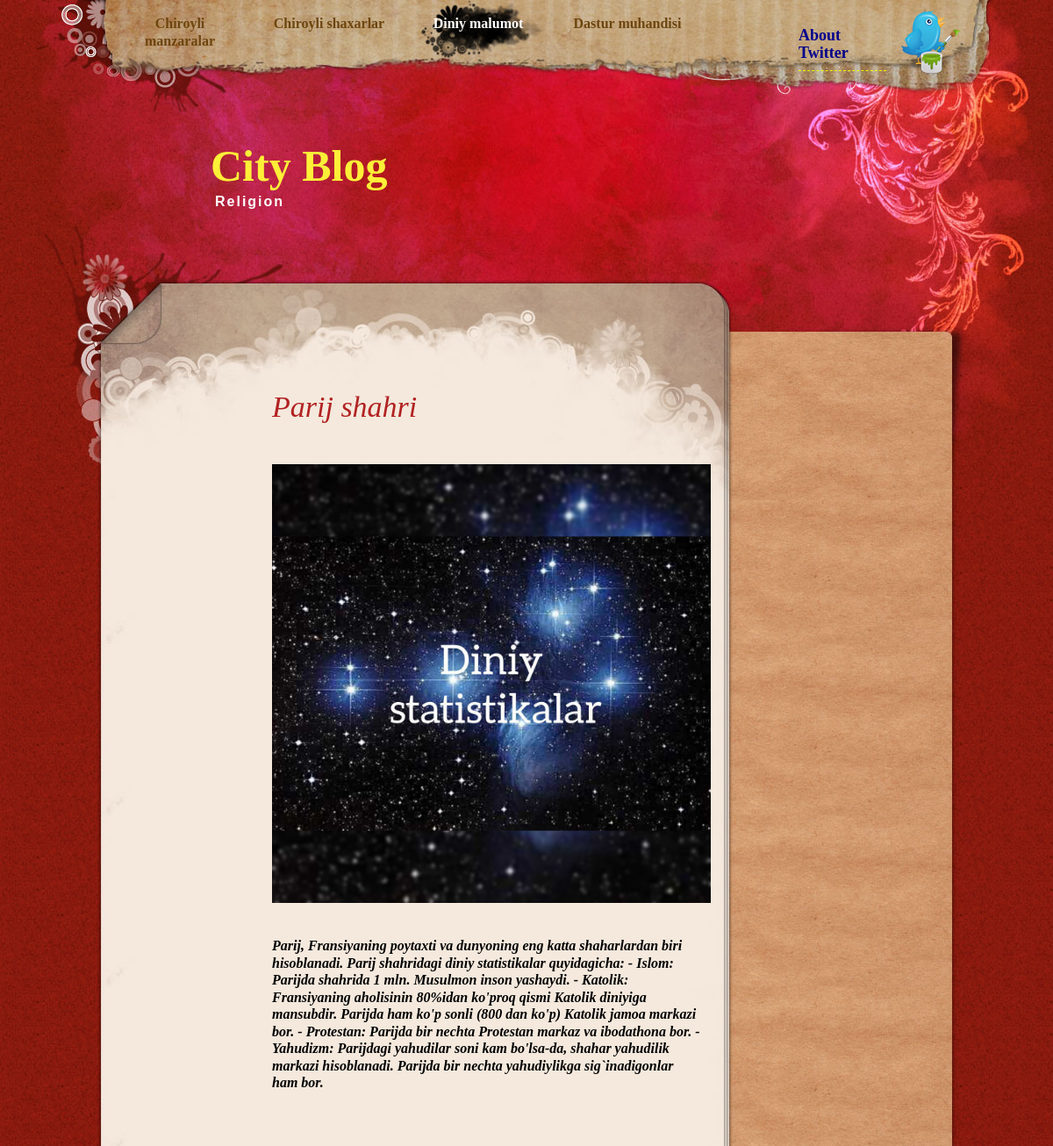
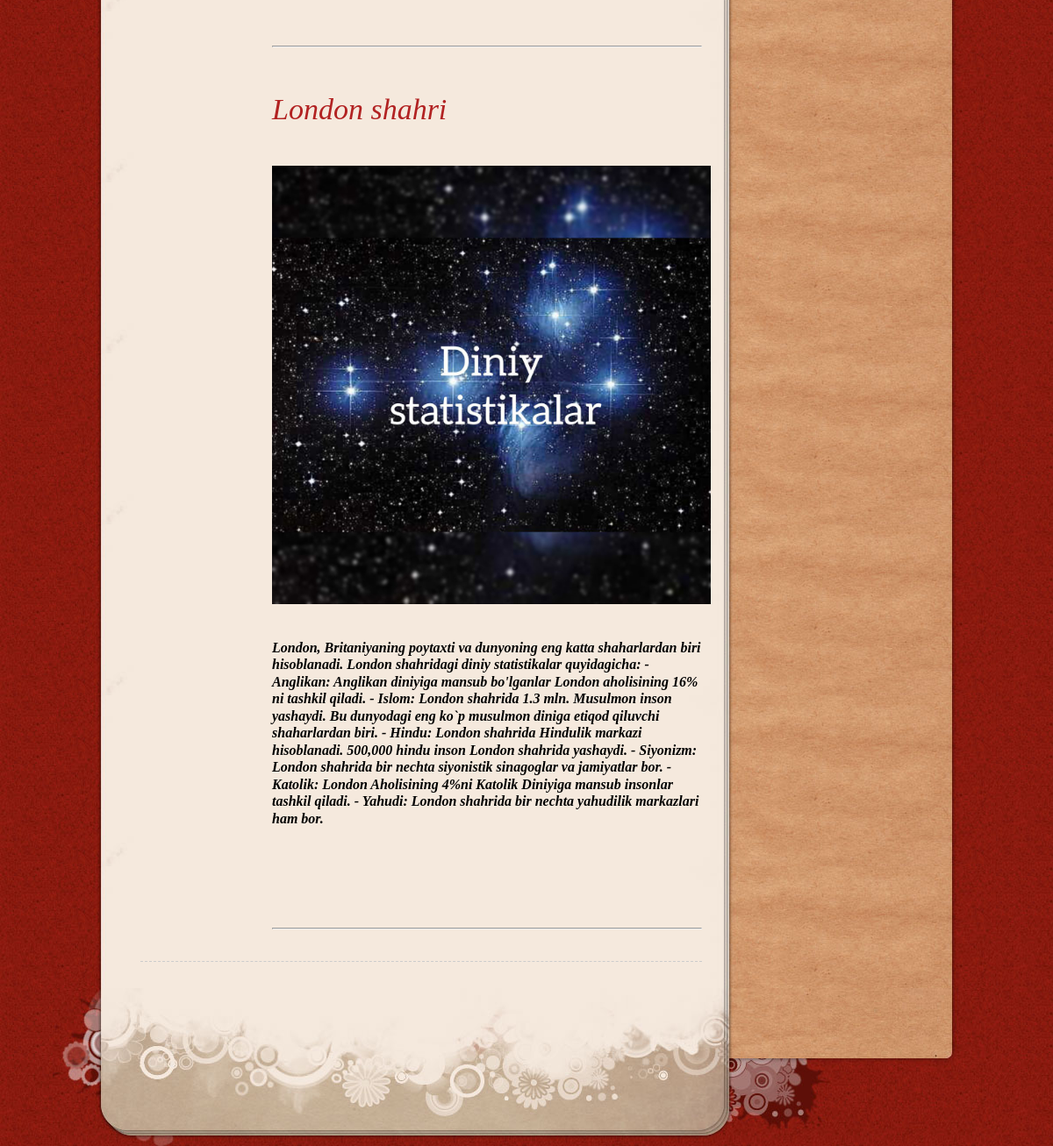
The app's page /din/ with its own data (2 pictures, top to bottom).
### Blog/models.py (models this page shows, shortened)
class Din(models.Model):
    din_malumot = models.CharField(max_length=1000,null=True,blank=True)
    rasm = models.FileField(null=True,blank=True)
    shaxar = models.OneToOneField(Shaxar,on_delete=models.CASCADE,null=True,blank=True)
    vaqt = models.DateField(auto_now_add=True,blank=True,null=True)

class Shaxar(models.Model):
    nom = models.CharField(max_length=50)
    rasm = models.FileField()
    matn = models.CharField(max_length=1000)
    sana = models.DateField(auto_now_add=True)

### Blog/views.py (the view)
# urls.py: path('din/', Services.as_view()),
class Services(View):
    def get(self,request):
        data = {"din":Din.objects.all()}
        return render(request,'services.html',data)

### templates/services.html (shortened to what this page needs)
<!DOCTYPE html PUBLIC "-//W3C//DTD XHTML 1.0 Transitional//EN" "http://www.w3.org/TR/xhtml1/DTD/xhtml1-transitional.dtd">
<html xmlns="http://www.w3.org/1999/xhtml">
<head>
    {% load static %}
<link href="{% static 'templatemo_style.css' %}" rel="stylesheet" type="text/css" />
</head>
<body>
<div id="templatemo_top_wrapper">
	<div id="templatemo_top">
        <div id="templatemo_menu">
            <ul>
                <li><a href="/">Chiroyli manzaralar</a></li>
                <li><a href="/shaxar/">Chiroyli shaxarlar</a></li>
                <li><a href="/din/" class="current">Diniy malumot</a></li>
                <li><a href="/muhandis/">Dastur muhandisi</a></li>
            </ul>
        </div>
        <div id="twitter">
            <a href="https://twitter.com/xayrullajonov"><h4 style="color:DarkBlue;"><br>About Twitter</h4></a>
        </div>
  </div>
</div>
<div id="templatemo_header_wrapper">
	<div id="templatemo_header">
    	<div id="site_title">
            <h1><a href="http://www.templatemo.com" target="_parent"><strong>City Blog</strong><span>Religion</span></a></h1>
        </div>
    </div>
</div>
<div id="templatemo_main_wrapper">
	<div id="templatemo_main">
		<div id="templatemo_main_top">
        	<div id="templatemo_content">
    		<div class="post_section">
<div class="post_content">
    {% for i in din %}
    <br>
    <br>
    <i><h2 style="color:FireBrick;">{{i.shaxar.nom}}</h2></i>
        <br>
    <img src="{{i.rasm.url}}" width="500">
    <br>
    <h5><i style="color:Black;">{{i.din_malumot}}</i></h5>
    <br>
    <br>
    <br>
    <br>
    <hr>
    {% endfor %}
</div>
            </div>
       	  </div>
        </div>
    </div><div id="templatemo_main_bottom"></div>
</div>
</html>

### static/templatemo_style.css (style rules this page uses)
body { margin: 0px; padding: 0px; color: #666; font-family: Georgia, "Times New Roman", Times, serif; font-size: 13px; line-height:1.5em; background-color: #821764; background-image: url(images/templatemo_body.jpg); background-repeat: repeat; }
a, a:link, a:visited { color: #8d1b0f; }
img { border: none; }
h1 { font-size: 40px; font-weight: bold; margin: 0 0 30px 0; padding: 5px 0; color: #000; }
h2 { font-size: 34px; font-weight: normal; line-height: 28px; margin: 0 0 30px 0; padding: 0; color: #4b0f09; }
h4 { font-size: 18px; margin: 0 0 20px 0; padding: 0 0 10px 0; color: #e4ff00; border-bottom: 1px dashed #e4ff00; }
h5 { font-size: 16px; margin: 0 0 10px 0; padding: 0; color: #1da3e9; }
#templatemo_top_wrapper { width: 100%; height: 100px; background:url(images/templatemo_menu.jpg) no-repeat top center; }
#templatemo_top { width: 970px; height: 100px; margin: 0 auto; padding: 0 30px 0 80px; background: url(images/templatemo_menu.jpg) no-repeat top center; }
#templatemo_menu { float: left; width: 700px; }
#templatemo_menu ul { margin: 0; padding: 0; list-style: none; }
#templatemo_menu ul li { padding: 0px; margin: 0px; display: inline; }
#templatemo_menu ul li a { float: left; display: block; width: 130px; height: 50px; padding: 17px 10px 0 0; margin: 0 30px 0 0 ; font-size: 16px; text-align: center; text-decoration: none; color: #6d450f; font-weight: bold; outline: none; }
#templatemo_menu ul li a:hover, #templatemo_menu ul li .current { color: #fff; background: url(images/templatemo_menu_hover.png) }
#templatemo_top #twitter a { float: right; display: block; width: 100px; height: 80px; padding: 10px 100px 0 0; font-weight: bold; color: #382512; line-height: 20px; text-decoration: none; background: url(images/4.png) no-repeat top right; }
#templatemo_header_wrapper { clear: both; width: 100%; height: 300px; background: url(images/templatemo_header.jpg) no-repeat top center; }
#templatemo_header { width: 920px; height: 250px; margin: 0 auto; padding: 50px 80px 0 80px; background: url(images/templatemo_header.jpg) no-repeat top center; }
#templatemo_header #site_title { float: left; width: 500px; padding-top: 30px; padding-left: 100px; }
#templatemo_header #site_title h1 { margin: 0; padding: 0; color: #fff; }
#templatemo_header #site_title h1 a { margin: 0px; padding: 0px; font-size: 50px; color: #ffef38; font-weight: normal; text-decoration: none; }
#templatemo_header #site_title a span { display: block; font-size: 16px; color: #FFFFFF; font-family: Arial, Helvetica, sans-serif; font-weight: bold; letter-spacing: 2px; margin-top: 20px; margin-left: 5px; }
#templatemo_main_wrapper { width: 100%; background: url(images/templatemo_main.jpg) no-repeat top center; }
#templatemo_main { width: 1080px; margin: 0 auto; background:url(images/templatemo_content.jpg) center repeat-y; }
#templatemo_main_top { width: 1080px; background: url(images/templatemo_main.jpg) no-repeat center top; }
#templatemo_main_bottom { width: 1080px; height: 180px; margin: 0 auto; background: url(images/templatemo_main_bottom.jpg) no-repeat center top; }
#templatemo_content { float: left; width: 640px; margin: 0 0 0 100px; }
.post_section { clear: both; padding-bottom: 30px; border-bottom: 1px dashed #CCC; margin-bottom: 30px; }
.post_section .post_content { float: right; width: 490px; }
.post_section h2 { margin: 0; padding: 10px 0 10px 0; line-height: 30px; }
.post_section img { clear: both; display: block; margin: 20px 0; }

### records on screen
Din: shaxar.nom "Parij shahri", rasm (picture), din_malumot "Parij, Fransiyaning poytaxti va dunyoning eng katta shaharlardan biri hisoblanadi. Parij shahridagi diniy statistikalar quyidagicha: - Islom: Parijda shahrida 1 mln. Musulmon inson yashaydi. - Katolik: Fransiyaning aholisinin 80%idan ko'proq qismi Katolik diniyiga mansubdir. Parijda ham ko'p sonli (800 dan ko'p) Katolik jamoa markazi bor. - Protestan: Parijda bir nechta Protestan markaz va ibodathona bor. - Yahudizm: Parijdagi yahudilar soni kam bo'lsa-da, shahar yahudilik markazi hisoblanadi. Parijda bir nechta yahudiylikga sig`inadigonlar ham bor."
Din: shaxar.nom "London shahri", rasm (picture), din_malumot "London, Britaniyaning poytaxti va dunyoning eng katta shaharlardan biri hisoblanadi. London shahridagi diniy statistikalar quyidagicha: - Anglikan: Anglikan diniyiga mansub bo'lganlar London aholisining 16% ni tashkil qiladi. - Islom: London shahrida 1.3 mln. Musulmon inson yashaydi. Bu dunyodagi eng ko`p musulmon diniga etiqod qiluvchi shaharlardan biri. - Hindu: London shahrida Hindulik markazi hisoblanadi. 500,000 hindu inson London shahrida yashaydi. - Siyonizm: London shahrida bir nechta siyonistik sinagoglar va jamiyatlar bor. - Katolik: London Aholisining 4%ni Katolik Diniyiga mansub insonlar tashkil qiladi. - Yahudi: London shahrida bir nechta yahudilik markazlari ham bor."
